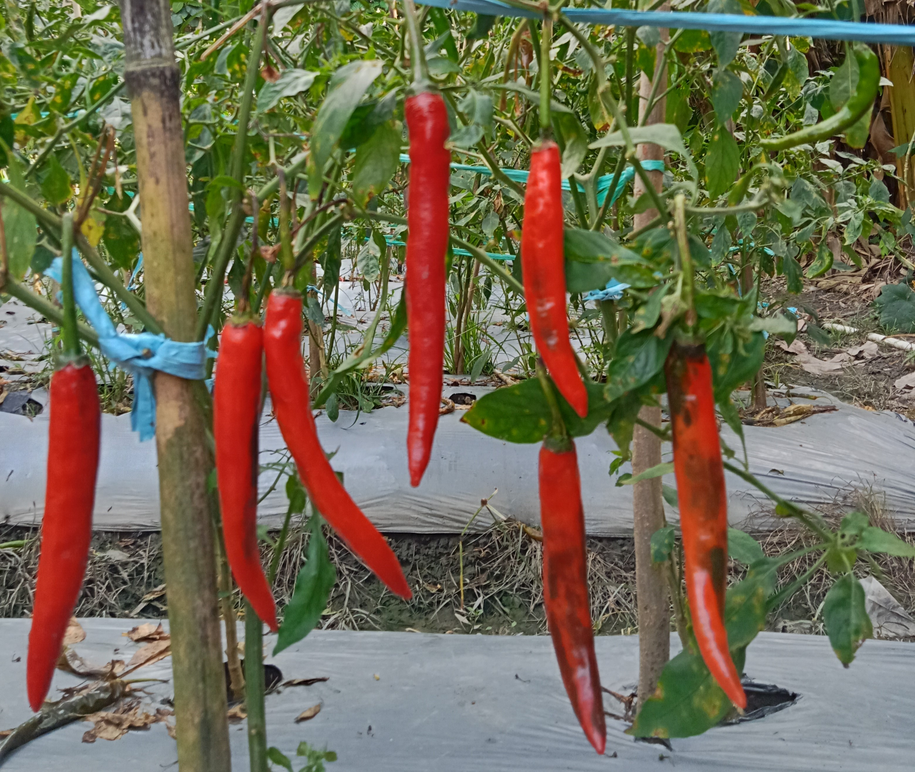
#> input picture hslcabe.png, 915 x 772 px, shrunk from 1560 x 1316 before the run
$ python coba.py
#> lines starting #> are read from the running program, lines starting #| are printed output that depends on the picture; after the words box and inside, x2 and y2 are one past the last pixel; in counts of white or black regions, pixels touching at a corner belong together
import cv2
import numpy as np

#baca gambar
img = cv2.imread('hslcabe.png')
#> img is the input picture: shape (772, 915, 3); mean B, G, R 83.5, 107.1, 113.2

#konversi RGB ke HSV
hsv = cv2.cvtColor(img, cv2.COLOR_BGR2HSV)
#> hsv: shape (772, 915, 3); mean H, S, V 48.6, 105, 126.3

#Range warna kuning segmentasi/klasifikasi
lower = np.array([20, 100, 100], dtype=np.uint8)
upper = np.array([40, 255, 255], dtype=np.uint8)
mask = cv2.inRange(hsv, lower, upper)
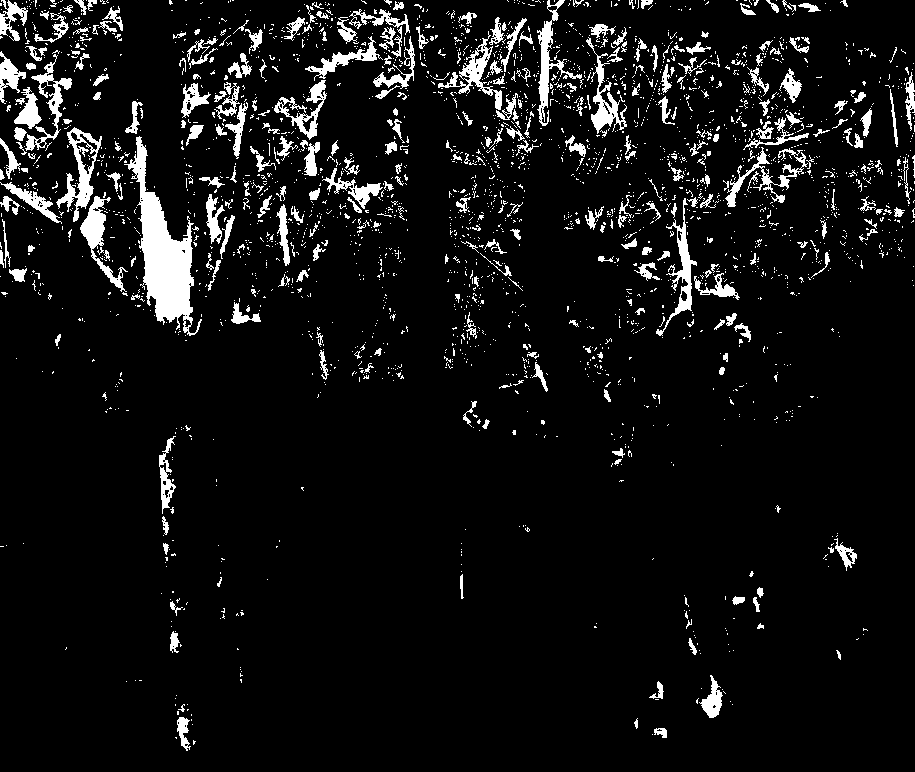
#> mask: shape (772, 915); 7.2% white; 2767 white regions (2436 under 20 px), largest, box (x1, y1, x2, y2) and area: (124, 136, 202, 336) 5351, (56, 127, 102, 222) 1325, (537, 0, 582, 126) 1174
kernel = np.ones((25,25), np.uint8)

#dipertembal piksel objek
dilation = cv2.dilate(mask, kernel, iterations = 1)
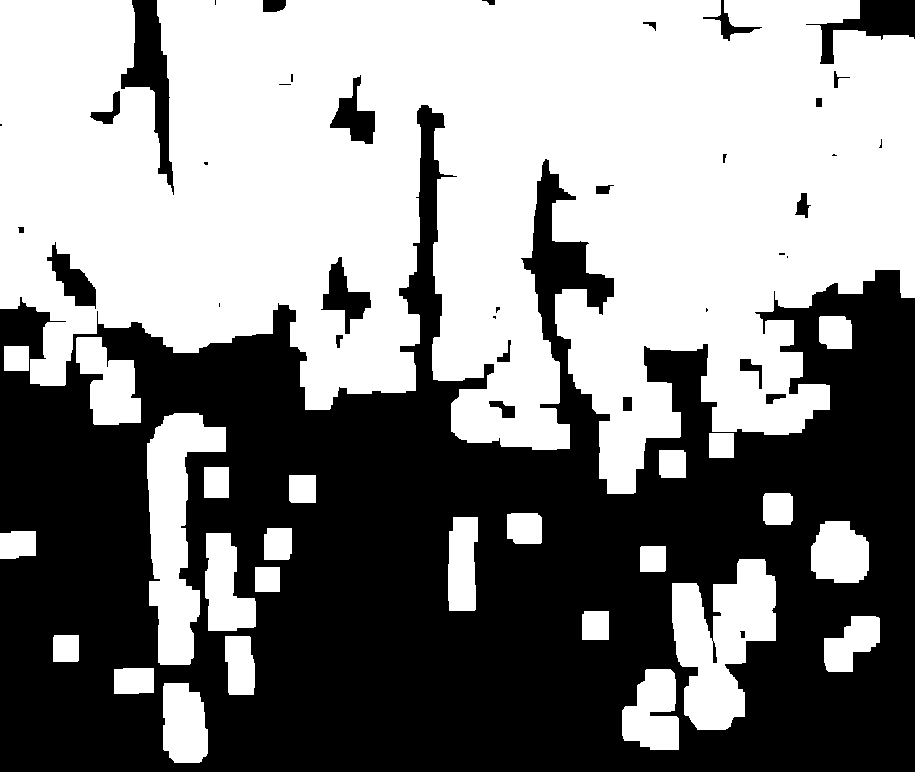
#> dilation: shape (772, 915); 52.8% white; 37 black regions (13 under 20 px), largest, box (x1, y1, x2, y2) and area: (0, 105, 915, 772) 319474, (121, 0, 174, 195) 3873, (806, 0, 915, 64) 2685

#diperkecil supaya tidak berdempet piksel objek
erosion = cv2.erode(mask, kernel, iterations = 1)
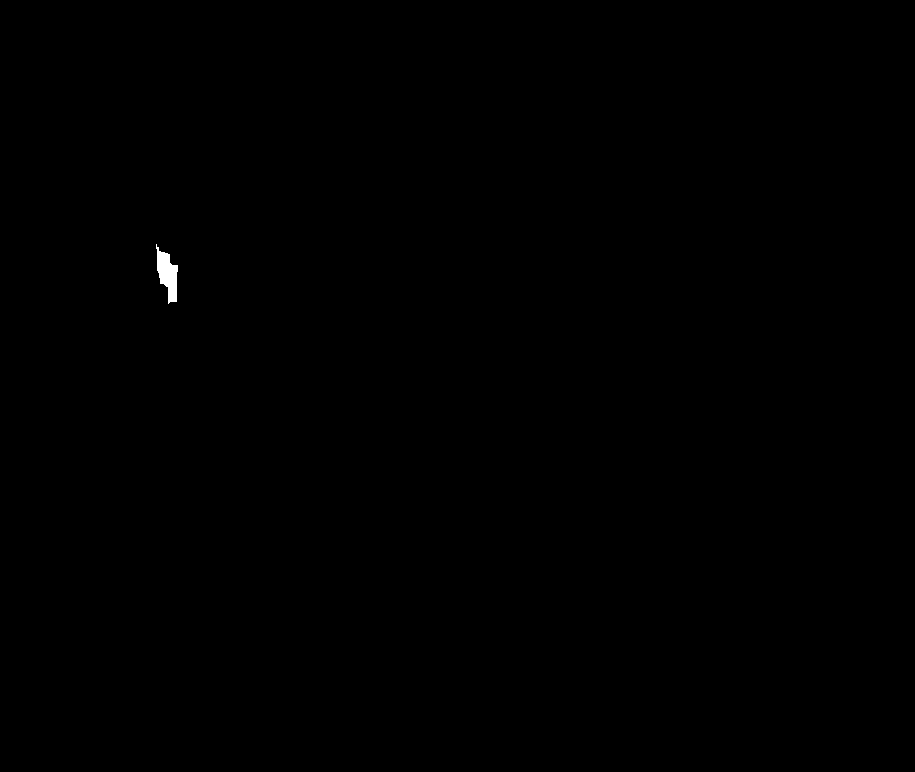
#> erosion: shape (772, 915); 0.1% white; 1 white region

contours, hierarchy = cv2.findContours(dilation,cv2.RETR_TREE, cv2.CHAIN_APPROX_SIMPLE)
#> contours = 56 contours, 7 with area under 20; largest, box (x1, y1, x2, y2) and area: (0, 0, 915, 494) 320308, (672, 559, 776, 730) 10668, (147, 413, 226, 665) 10050, (76, 337, 141, 425) 3526, (622, 669, 679, 750) 3314

resultImg = img.copy()

contour = []

for i in range(len(contours)):
	cnt = contours[i]
	(x,y),radius = cv2.minEnclosingCircle(cnt)

	center = (int(x), int(y))

	if (int(radius) > 1):
		contour.append(cnt)

	resultImg = cv2.circle(resultImg, center, int(radius), (255,0,0), 3)
#> this loop made 56 passes
#> (x, y, radius, center) on passes 1, 2, 3, 5, 9, 10, 12, 13, 14, 15, 16, 17: (181.5, 722.5, 43.2, (181, 722)), (656.6, 710.7, 43.83, (656, 710)), (133.5, 680.5, 23.16, (133, 680)), (65.5, 648, 18.03, (65, 648)), (730.5, 644, 91.36, (730, 644)), (714.5, 651.5, 11.6, (714, 651)), (652.5, 558.5, 17.68, (652, 558)), (227.5, 581.1, 52.67, (227, 581)), (17.5, 544.5, 22.1, (17, 544)), (277.5, 543.5, 20.55, (277, 543)), (840.1, 552.6, 34.99, (840, 552)), (463, 563.5, 48.56, (463, 563))
#> (x, y, radius) on passes 4, 6, 7, 11, 18, 35: (239, 665, 32.2), (853, 644, 36.8), (595, 625, 19.11), (742, 634, 4.47), (524, 528, 22.02), (494, 317, 2.24)
#> pass 1, `resultImg = cv2.circle(resultImg, center, int(radius), (255,0,0), 3)`:
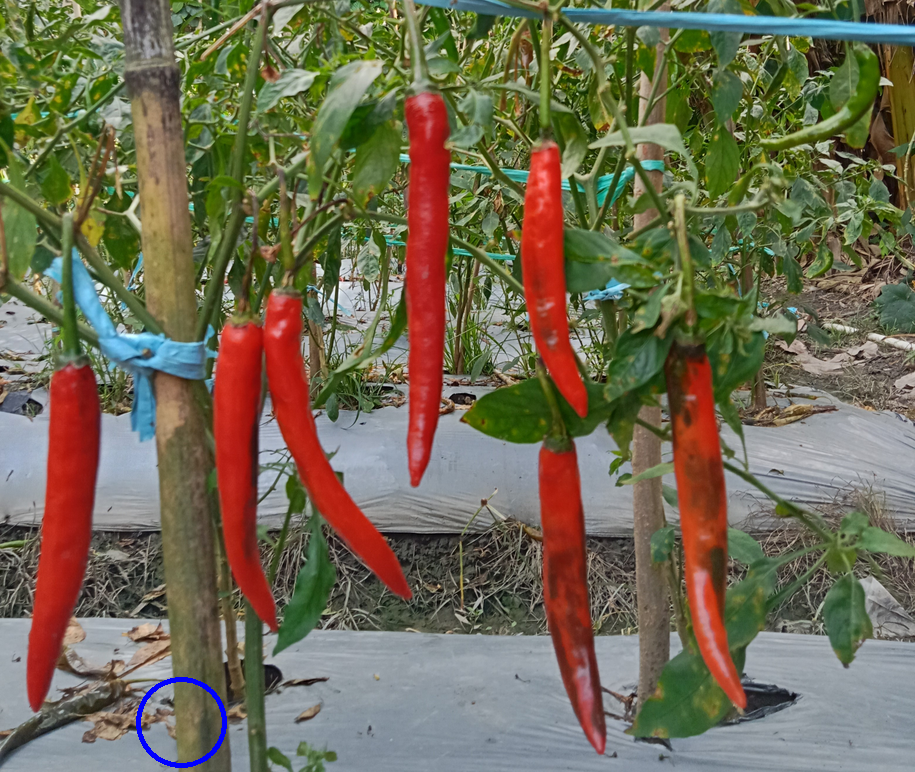
#> resultImg: shape (772, 915, 3); 0.19% of pixels changed, all inside (x1, y1, x2, y2) = (136, 677, 227, 768)
#> pass 3, `resultImg = cv2.circle(resultImg, center, int(radius), (255,0,0), 3)`:
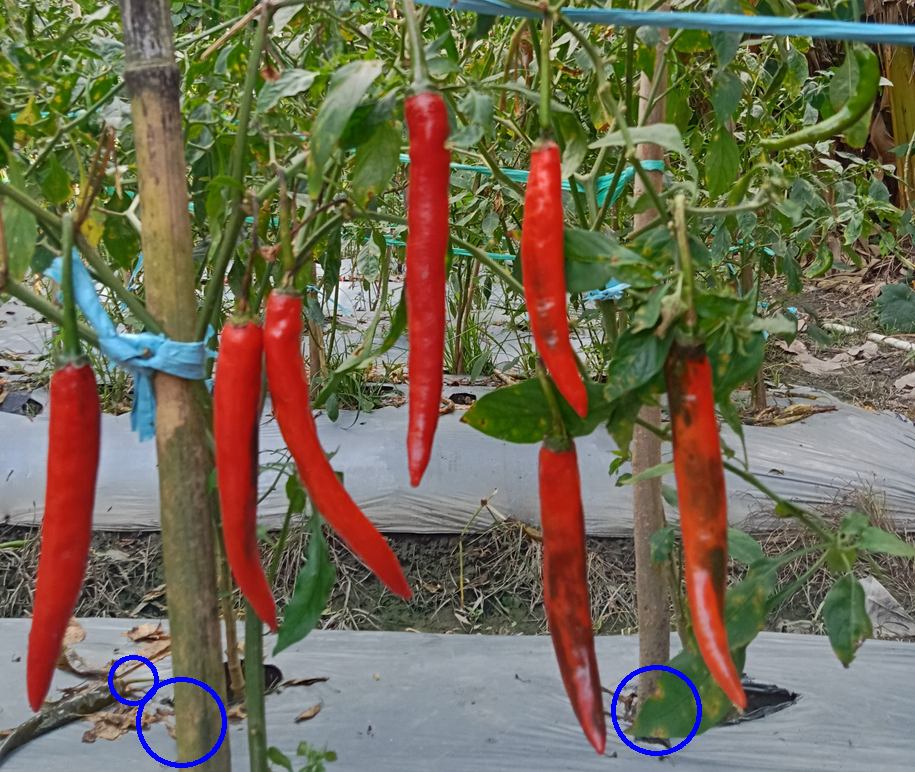
#> resultImg: shape (772, 915, 3); mean B, G, R 84.2, 106.5, 112.6
#> after the loop:
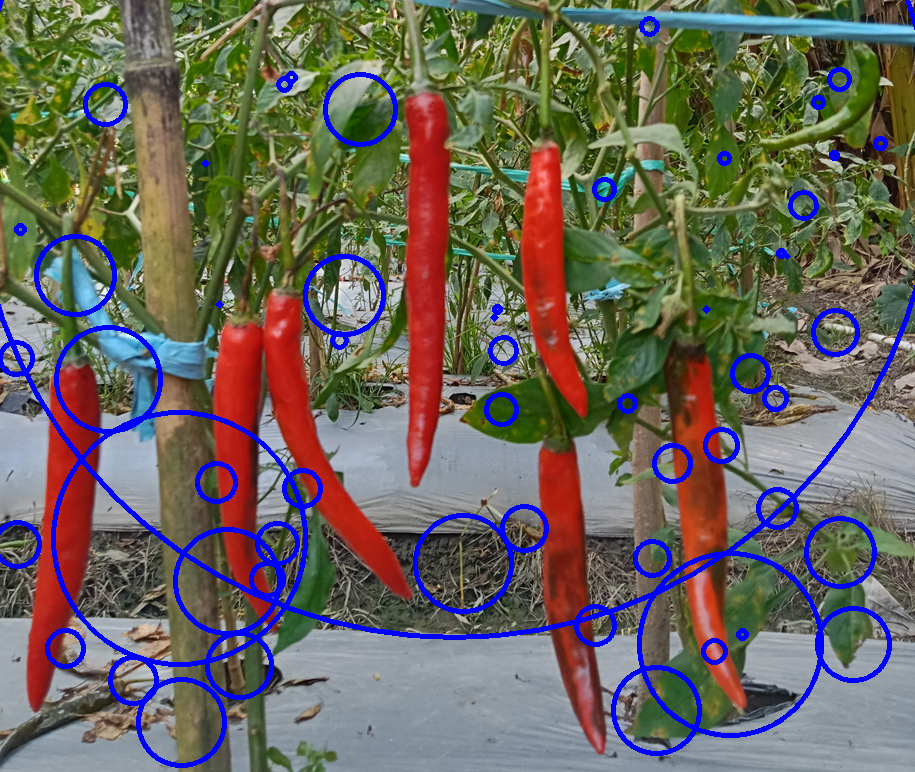
#> resultImg: shape (772, 915, 3); 5.25% of pixels changed, all inside (x1, y1, x2, y2) = (0, 0, 915, 738)
#> after the loop, contour = 55 contours, 6 with area under 20; largest, box (x1, y1, x2, y2) and area: (0, 0, 915, 494) 320308, (672, 559, 776, 730) 10668, (147, 413, 226, 665) 10050, (76, 337, 141, 425) 3526, (622, 669, 679, 750) 3314

cv2.imshow('image', resultImg)
cv2.waitKey(0)
cv2.destroyAllWindows()

$ run again, with hsl3.png copied over hslcabe.png
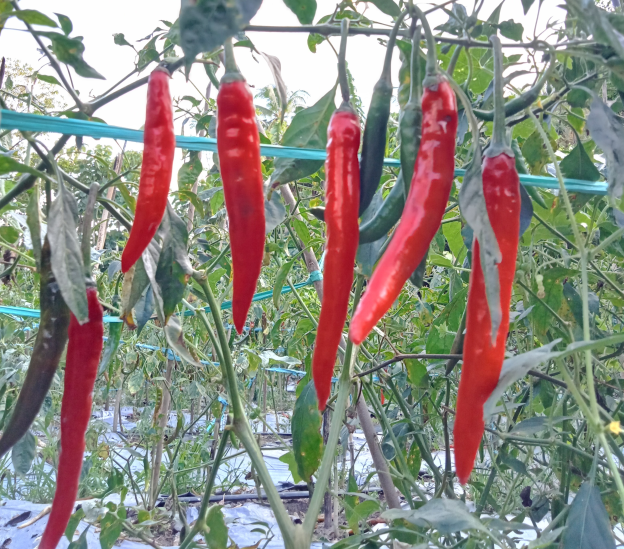
#> input picture hsl3.png, 624 x 549 px
#> img is the input picture: shape (549, 624, 3); mean B, G, R 131.4, 139.6, 141.5
#> hsv: shape (549, 624, 3); mean H, S, V 81.6, 68.9, 160.2
#> `mask = cv2.inRange(hsv, lower, upper)`:
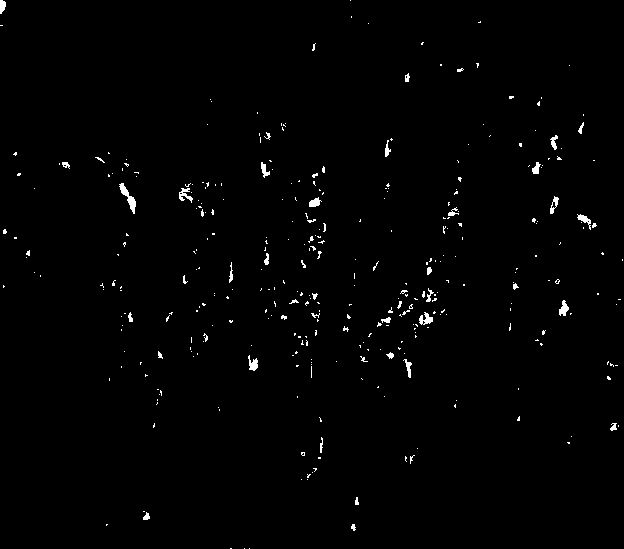
#> mask: shape (549, 624); 1% white; 347 white regions (307 under 20 px), largest, box (x1, y1, x2, y2) and area: (119, 183, 136, 214) 175, (419, 312, 433, 325) 103, (179, 188, 193, 203) 98
#> dilation: shape (549, 624); 34.4% white; 32 white regions
#> erosion: shape (549, 624); every value is 0
#> contours = 42 contours, 2 with area under 20; largest, box (x1, y1, x2, y2) and area: (245, 100, 503, 492) 41876, (497, 84, 624, 358) 17931, (154, 170, 270, 383) 13354, (83, 140, 175, 440) 12343, (1, 140, 82, 201) 2750
#> the loop `for i in range(len(contours)):` made 42 passes
#> (x, y, radius, center) on passes 2, 3, 4, 5, 6, 7, 9, 10: (106.5, 524.5, 17.68, (106, 524)), (145.5, 515, 21.58, (145, 515)), (355, 513.5, 31.75, (355, 513)), (411.5, 454.5, 25.47, (411, 454)), (569.5, 439.5, 20.55, (569, 439)), (611, 426.5, 19.6, (611, 426)), (218.5, 408.5, 18.4, (218, 408)), (455.5, 403.5, 19.91, (455, 403))
#> after the loop `for i in range(len(contours)):`:
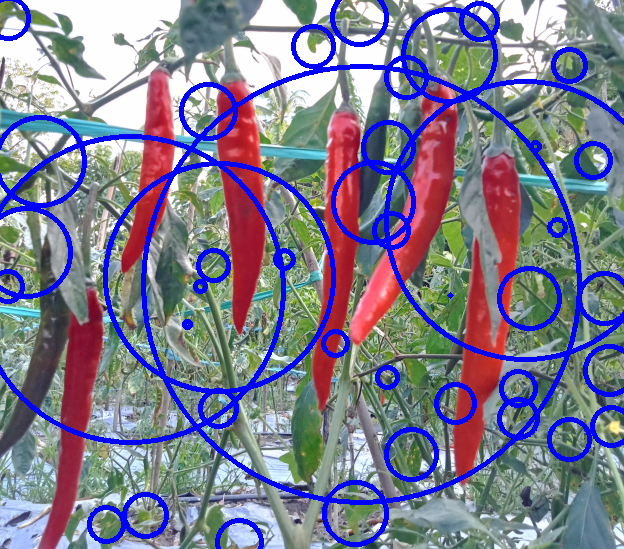
#> resultImg: shape (549, 624, 3); mean B, G, R 145.6, 124.5, 126.4
#> after the loop `for i in range(len(contours)):`: contour = 41 contours, 1 with area under 20; largest, box (x1, y1, x2, y2) and area: (245, 100, 503, 492) 41876, (497, 84, 624, 358) 17931, (154, 170, 270, 383) 13354, (83, 140, 175, 440) 12343, (1, 140, 82, 201) 2750

$ run again, with hsl4.png copied over hslcabe.png
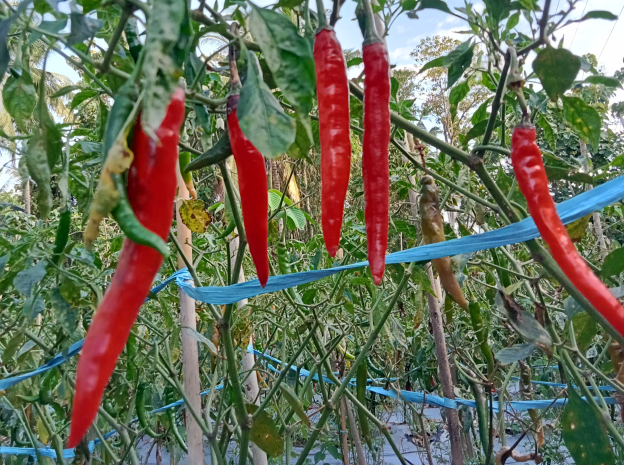
#> input picture hsl4.png, 624 x 465 px
#> img is the input picture: shape (465, 624, 3); mean B, G, R 90, 109.7, 106.1
#> hsv: shape (465, 624, 3); mean H, S, V 66.1, 103.4, 128.2
#> `mask = cv2.inRange(hsv, lower, upper)`:
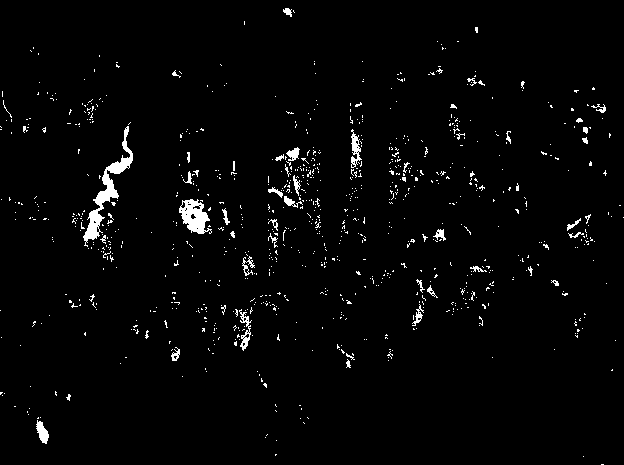
#> mask: shape (465, 624); 2.3% white; 897 white regions (851 under 20 px), largest, box (x1, y1, x2, y2) and area: (83, 126, 133, 247) 1139, (179, 199, 212, 234) 659, (351, 129, 362, 168) 205
#> dilation: shape (465, 624); 54.4% white; 31 black regions (9 under 20 px)
#> erosion: shape (465, 624); every value is 0
#> contours = 41 contours, 5 with area under 20; largest, box (x1, y1, x2, y2) and area: (0, 15, 624, 465) 135284, (509, 69, 623, 188) 8730, (0, 374, 83, 456) 4385, (195, 52, 239, 104) 1714, (358, 283, 405, 328) 1116
#> the loop `for i in range(len(contours)):` made 41 passes
#> (x, y, radius, center) on passes 2, 3, 4, 5, 9, 10, 11, 12: (39.99, 409, 49.4, (39, 408)), (53, 408.5, 1.5, (53, 408)), (42, 401.5, 3.5, (42, 401)), (611, 369.5, 17.33, (611, 369)), (563.5, 128, 79.64, (563, 128)), (573.5, 155.5, 3.81, (573, 155)), (566, 142.5, 4.72, (566, 142)), (176.5, 73.91, 20.95, (176, 73))
#> after the loop `for i in range(len(contours)):`:
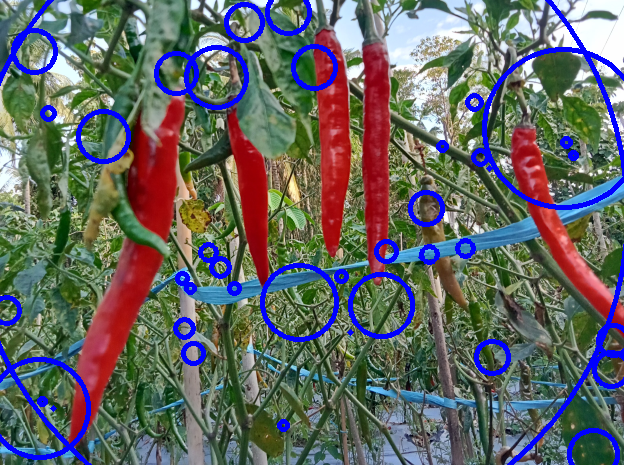
#> resultImg: shape (465, 624, 3); mean B, G, R 100.1, 102, 99.4
#> after the loop `for i in range(len(contours)):`: contour = 37 contours, 1 with area under 20; largest, box (x1, y1, x2, y2) and area: (0, 15, 624, 465) 135284, (509, 69, 623, 188) 8730, (0, 374, 83, 456) 4385, (195, 52, 239, 104) 1714, (358, 283, 405, 328) 1116
